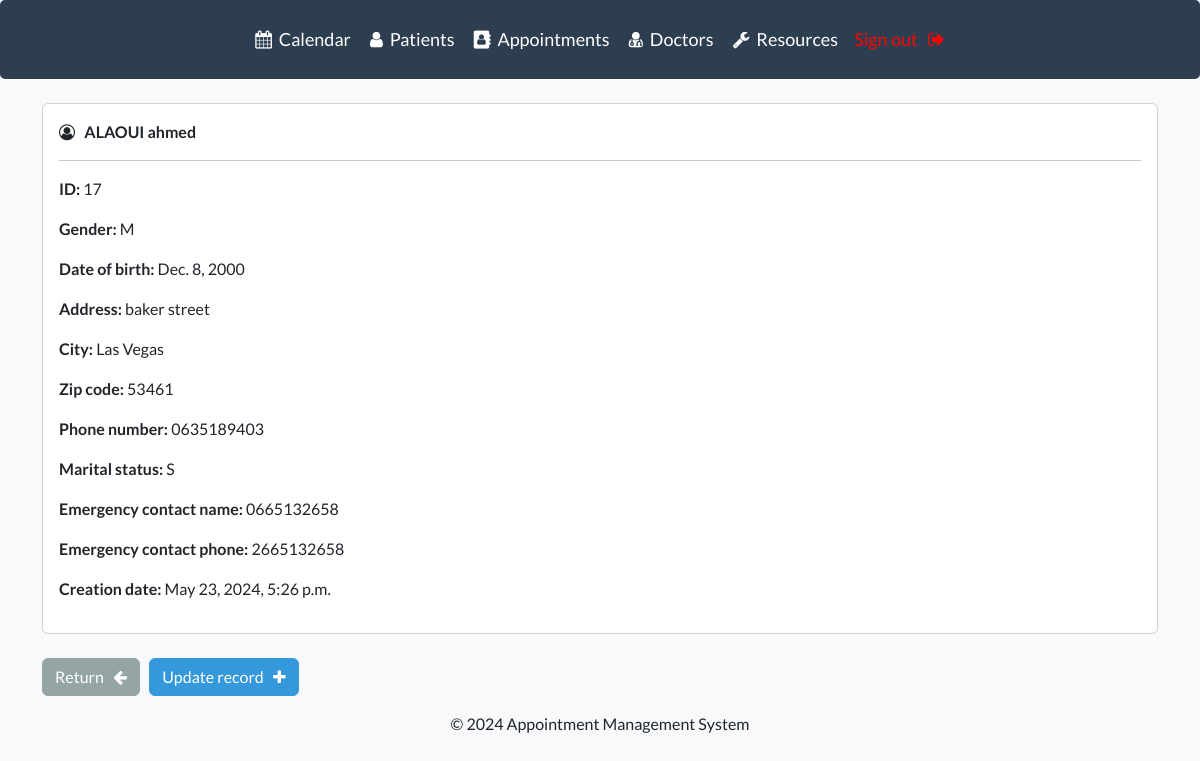
The app's page /patient/17 (signed in) with its own data.
### webapp/models.py (models this page shows, shortened)
class Patient(models.Model):
    user_id = models.ForeignKey(settings.AUTH_USER_MODEL, on_delete=models.CASCADE)
    GENDER_CHOICES = (
        ('M', 'Male'),
        ('F', 'Female')
    )
    MARITAL_STATUS_CHOICES = (
        ('S', 'Single'),
        ('M', 'Married'),
        ('D', 'Divorced'),
        ('W', 'Widowed'),
        ('O', 'Other')
    )
    first_name = models.CharField(max_length=100)
    last_name = models.CharField(max_length=100)
    gender = models.CharField(max_length=1, choices=GENDER_CHOICES)
    date_of_birth = models.DateField()
    address = models.CharField(max_length=255)
    city = models.CharField(max_length=100)
    zip_code = models.CharField(max_length=20)
    phone_number = models.CharField(max_length=20)
    marital_status = models.CharField(max_length=1, choices=MARITAL_STATUS_CHOICES)
    emergency_contact_name = models.CharField(max_length=100, blank=True, null=True)
    emergency_contact_phone = models.CharField(max_length=20, blank=True, null=True)
    created_at = models.DateTimeField(auto_now_add=True)

### webapp/views.py (the view)
# urls.py: path('patient/<int:pk>', views.singular_patient, name="patient"),
@login_required(login_url='my-login')
def singular_patient(request, pk):
    all_patients = Patient.objects.get(id=pk)
    context = {'patient':all_patients}
    return render(request, 'webapp/view-patient.html', context=context)

### webapp/templates/webapp/view-patient.html (shortened to what this page needs)
{% extends 'webapp/base.html' %}
{% block content %}
    <div class="card">
        <div class="card-body">
            <i class="fa fa-user-circle-o" aria-hidden="true"></i> &nbsp;
            <strong>
                {{patient.last_name|upper}}
                {{patient.first_name}}
            </strong>
            <hr>
            <p> <strong> ID: </strong> {{patient.id}} </p>
            <p> <strong> Gender: </strong> {{patient.gender}} </p>
            <p> <strong> Date of birth: </strong> {{patient.date_of_birth}} </p>
            <p> <strong> Address: </strong> {{patient.address}} </p>
            <p> <strong> City: </strong> {{patient.city}} </p>
            <p> <strong> Zip code: </strong> {{patient.zip_code}} </p>
            <p> <strong> Phone number: </strong> {{patient.phone_number}} </p>
            <p> <strong> Marital status: </strong> {{patient.marital_status}} </p>
            <p> <strong> Emergency contact name: </strong> {{patient.emergency_contact_name}} </p>
            <p> <strong> Emergency contact phone: </strong> {{patient.emergency_contact_phone}} </p>
            <p> <strong> Creation date: </strong> {{patient.created_at}} </p>
        </div>
    </div>
    <br>
    <a href="{% url 'list-patient' %}" class="btn btn-secondary"> Return &nbsp; <i class="fa fa-arrow-left" aria-hidden="true"></i> </a>
    <a href="{% url 'update-patient' patient.id %}" class="btn btn-info"> Update record &nbsp; <i class="fa fa-plus" aria-hidden="true"></i> </a>
{% endblock %}

### static/css/styles.css (style rules this page uses)
body { background-color: #f8f9fa; }

### records on screen
Patient: last_name "ALAOUI", first_name "ahmed", id "17", gender "M", date_of_birth "Dec. 8, 2000", address "baker street", city "Las Vegas", zip_code "53461", phone_number "0635189403", marital_status "S", emergency_contact_name "0665132658", emergency_contact_phone "2665132658", created_at "May 23, 2024, 5:26 p.m."
